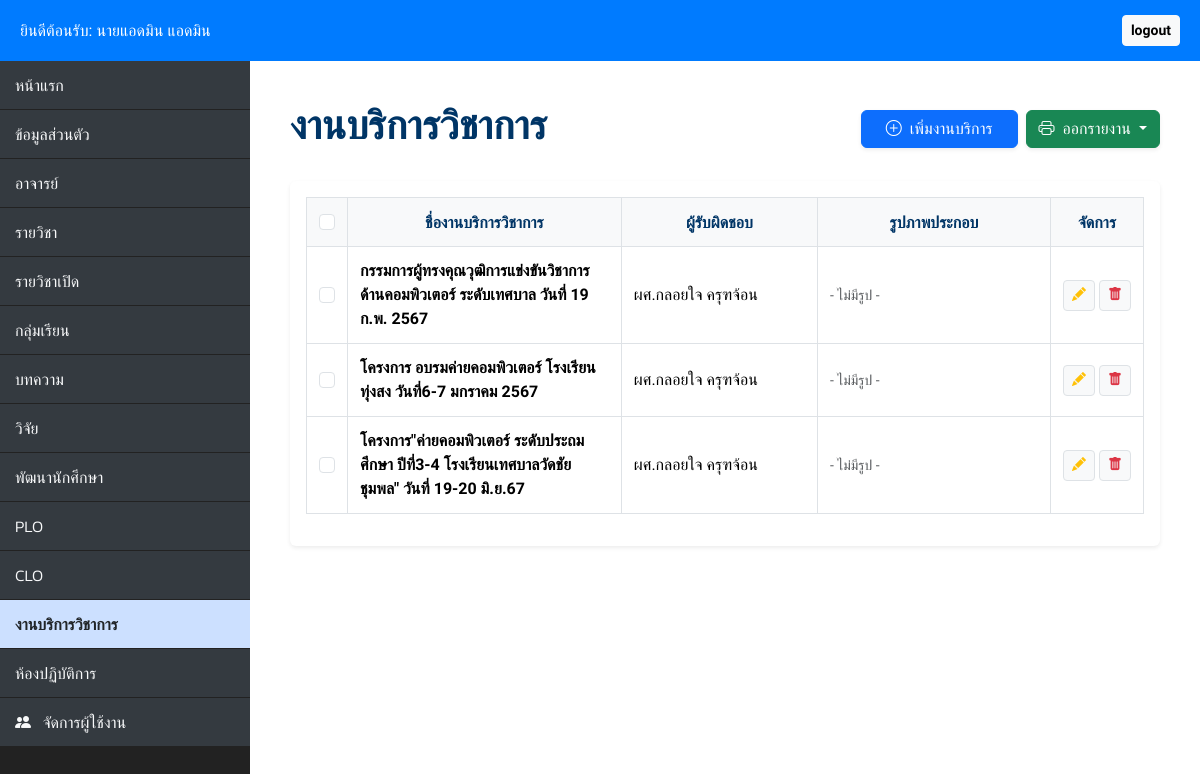
The page /services/services.php (signed in) on the database its author committed.
### tables this page shows
CREATE TABLE `services` (
  `serv_id` int(20) NOT NULL,
  `use_id` int(200) NOT NULL,
  `serv_name` varchar(255) DEFAULT NULL,
  `serv_pic` varchar(255) NOT NULL
);

CREATE TABLE `users` (
  `use_id` int(20) NOT NULL,
  `username` varchar(50) DEFAULT NULL,
  `password` varchar(255) DEFAULT NULL,
  `use_title` varchar(20) DEFAULT NULL,
  `use_fname` varchar(50) DEFAULT NULL,
  `use_lname` varchar(50) DEFAULT NULL,
  `salt_use` varchar(256) NOT NULL,
  `use_role` varchar(10) NOT NULL
);

### services/services.php (the view, shortened to what this page needs)
<?php
require_once "../config.php";
$logged_in_user_id = $_SESSION["use_id"];
$full_name = htmlspecialchars(($_SESSION["use_title"] ?? '') . ($_SESSION["use_fname"] ?? '') . " " . ($_SESSION["use_lname"] ?? ''));
$user_role = $_SESSION["use_role"] ?? 'user';
$is_admin = ($user_role == 'admin');
$services = [];
$sql = "SELECT s.*, u.use_title, u.use_fname, u.use_lname
        FROM services s
        LEFT JOIN users u ON s.use_id = u.use_id
        ORDER BY s.serv_id DESC";
if ($result = $link->query($sql)) {
    while ($row = $result->fetch_assoc()) {
        $services[] = $row;
    }
}
?>
<!DOCTYPE html>
<html lang="th">
<head>
    <link href="https://cdn.jsdelivr.net/npm/bootstrap@5.3.3/dist/css/bootstrap.min.css" rel="stylesheet">
    <link rel="stylesheet" href="https://cdn.jsdelivr.net/npm/bootstrap-icons@1.11.3/font/bootstrap-icons.min.css">
</head>
<body>
    <div class="main-header no-print">
        <div class="d-flex justify-content-between align-items-center">
            <p class="mb-0">ยินดีต้อนรับ: <?php echo $full_name; ?></p>
            <a href="../login/logout.php" class="btn btn-sm btn-light fw-bold">logout</a>
        </div>
    </div>
    <div class="d-flex">
        <nav class="sidebar no-print">
            <div class="nav flex-column">
                <a class="nav-link" href="../dashboard.php">หน้าแรก</a>
                <a class="nav-link" href="../profile/profile.php">ข้อมูลส่วนตัว</a>
                <a class="nav-link" href="../teacher/teacher.php">อาจารย์</a>
                <a class="nav-link" href="../course/course.php">รายวิชา</a>
                <a class="nav-link" href="../opencourse/opencourse.php">รายวิชาเปิด</a>
                <a class="nav-link" href="../section/section.php">กลุ่มเรียน</a>
                <a class="nav-link" href="../article/article.php">บทความ</a>
                <a class="nav-link" href="../research/research.php">วิจัย</a>
                <a class="nav-link" href="../development/development.php">พัฒนานักศึกษา</a>
                <a class="nav-link" href="../plo/plo.php">PLO</a>
                <a class="nav-link" href="../clo/clo.php">CLO</a>
                <a class="nav-link active" href="services.php">งานบริการวิชาการ</a>
                <a class="nav-link" href="../laboratory/laboratory.php">ห้องปฏิบัติการ</a>
                <?php if ($is_admin): ?>
                    <a class="nav-link" href="../manage_users.php"><i class="bi bi-people-fill me-2"></i> จัดการผู้ใช้งาน</a>
                <?php endif; ?>
            </div>
        </nav>
        <main class="content">
            <div class="d-flex justify-content-between align-items-center mb-4 no-print">
                <h1>งานบริการวิชาการ</h1>
                <div class="d-flex gap-2">
                    <button class="btn btn-primary shadow-sm px-4" onclick="openServiceModal('add')">
                        <i class="bi bi-plus-circle me-1"></i> เพิ่มงานบริการ
                    </button>
                    <div class="dropdown">
                        <button class="btn btn-success dropdown-toggle shadow-sm" type="button" data-bs-toggle="dropdown">
                            <i class="bi bi-printer me-1"></i> ออกรายงาน
                        </button>
                    </div>
                </div>
            </div>
            <div class="card border-0 shadow-sm p-3">
                <div class="table-responsive">
                    <table class="table table-bordered table-custom align-middle" id="serviceTable">
                        <thead>
                            <tr>
                                <th class="no-print" style="width: 45px;"><input type="checkbox" id="selectAll" class="form-check-input"></th>
                                <th style="width: 35%;">ชื่องานบริการวิชาการ</th>
                                <th style="width: 25%;">ผู้รับผิดชอบ</th>
                                <th style="width: 30%;">รูปภาพประกอบ</th>
                                <th class="text-center no-print" style="width: 100px;">จัดการ</th>
                            </tr>
                        </thead>
                        <tbody>
                            <?php if (count($services) > 0): ?>
                                <?php foreach ($services as $serv):
                                    $is_owner = ($serv['use_id'] == $logged_in_user_id);
                                    $owner_name = htmlspecialchars($serv['use_title'] . $serv['use_fname'] . " " . $serv['use_lname']);
                                ?>
                                <tr class="service-row">
                                    <td class="text-center no-print"><input type="checkbox" class="row-checkbox form-check-input"></td>
                                    <td class="fw-bold" style="color: #000;">
                                        <?php echo htmlspecialchars($serv['serv_name']); ?>
                                    </td>
                                    <td>
                                        <?php echo $owner_name; ?>
                                    </td>
                                    <td>
                                        <div class="d-flex flex-wrap gap-1">
                                            <?php
                                            if (!empty($serv['serv_pic'])) {
                                                $pics = explode(',', $serv['serv_pic']);
                                                foreach ($pics as $p) {
                                                    $path = "../uploads_picser/" . trim($p);
                                                    echo '<img src="' . $path . '" class="img-preview-sm" onclick="viewFullImage(\'' . $path . '\')">';
                                                }
                                            } else { echo '<span class="text-muted small">- ไม่มีรูป -</span>'; }
                                            ?>
                                        </div>
                                    </td>
                                    <td class="text-center no-print">
                                        <?php if ($is_admin || $is_owner): ?>
                                            <div class="d-flex justify-content-center gap-1">
                                                <button class="btn btn-light btn-sm border" onclick='openServiceModal("edit", <?php echo json_encode($serv); ?>)'>
                                                    <i class="bi bi-pencil-fill text-warning"></i>
                                                </button>
                                                <a href="process_service.php?delete=<?php echo $serv['serv_id']; ?>" class="btn btn-light btn-sm border" onclick="return confirm('ยืนยันการลบข้อมูลนี้?')">
                                                    <i class="bi bi-trash-fill text-danger"></i>
                                                </a>
                                            </div>
                                        <?php else: ?>
                                            <i class="bi bi-lock-fill text-muted"></i>
                                        <?php endif; ?>
                                    </td>
                                </tr>
                                <?php endforeach; ?>
                            <?php else: ?>
                                <tr><td colspan="5" class="text-center py-4 text-muted">ไม่พบข้อมูลในระบบ</td></tr>
                            <?php endif; ?>
                        </tbody>
                    </table>
                </div>
            </div>
        </main>
    </div>
</body>
</html>

### services/services.php (style rules this page uses)
:root { --bg-dark: #222222; --accent-blue: #007bff; --sidebar-link-bg: #343a40; --sidebar-active: #cce0ff; --primary-navy: #003566; }
body { font-family: 'Sarabun', sans-serif; background-color: #f4f6f9; margin: 0; }
.main-header { background-color: var(--accent-blue); color: white; padding: 15px 20px; z-index: 1000; position: relative; }
.sidebar { width: 250px; background-color: var(--bg-dark); min-height: 100vh; flex-shrink: 0; }
.sidebar .nav-link { color: #f8f9fa; padding: 12px 15px; margin-bottom: 1px; font-size: 1rem; background-color: var(--sidebar-link-bg); text-decoration: none; display: block; font-weight: 300; font-family: 'Kanit'; }
.sidebar .nav-link.active { background-color: var(--sidebar-active); color: #212529; font-weight: 600; }
.content { flex-grow: 1; padding: 40px; background-color: white; min-height: 100vh; }
h1 { font-family: 'Kanit'; font-weight: 600; color: var(--primary-navy); }
.table-custom thead th { background-color: #f8f9fa; color: var(--primary-navy); border: 1px solid #dee2e6; text-align: center; padding: 12px; font-family: 'Kanit'; }
.table-custom td { border: 1px solid #dee2e6; vertical-align: middle; padding: 12px; }

### rows shown on the page
services: serv_name "กรรมการผู้ทรงคุณวุฒิการแข่งขันวิชาการด้านคอมพิวเตอร์ ระดับเทศบาล วันที่ 19 ก.พ. 2567", use.use_lname "ผศ.กลอยใจ ครุฑจ้อน", serv_pic "- ไม่มีรูป -"
services: serv_name "โครงการ อบรมค่ายคอมพิวเตอร์ โรงเรียนทุ่งสง วันที่6-7 มกราคม 2567", use.use_lname "ผศ.กลอยใจ ครุฑจ้อน", serv_pic "- ไม่มีรูป -"
services: serv_name "โครงการ\"ค่ายคอมพิวเตอร์ ระดับประถมศึกษา ปีที่3-4 โรงเรียนเทศบาลวัดชัยชุมพล\" วันที่ 19-20 มิ.ย.67", use.use_lname "ผศ.กลอยใจ ครุฑจ้อน", serv_pic "- ไม่มีรูป -"

### other values the page prints
$full_name "นายแอดมิน แอดมิน"
